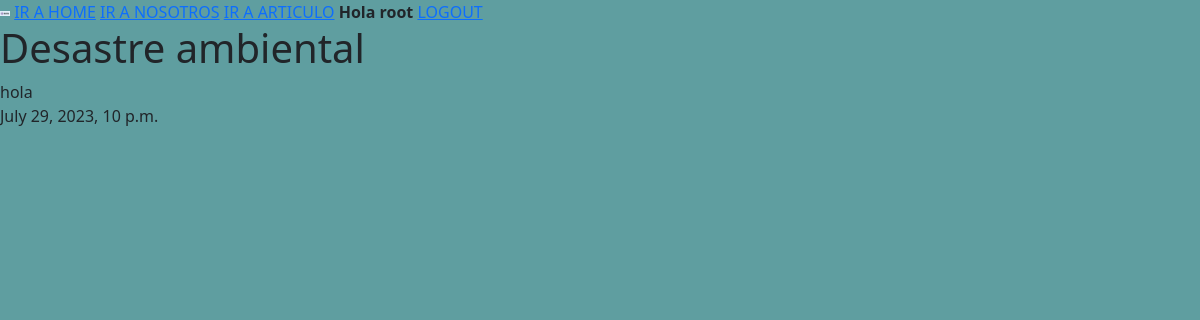
Screenshot of /articulo/listarArticulo/ (signed in) with the database file from the repository.
### apps/usuarios/models.py (models this page shows, shortened)
class Usuario(AbstractUser):
    imagen = models.ImageField(upload_to='usuarios', default='default-user.png')
    USUARIO_COLABORADOR = 'Colaborador'
    USUARIO_VISITANTE = 'Visitante'
    USUARIO_MIEMBRO = 'Miembro'
    USUARIO_SUPER = 'Superusuario'
    TIPOS_DE_USUARIO = [
        (USUARIO_COLABORADOR, 'Colaborador'), #is_superuser=False, is_staff=True
        (USUARIO_VISITANTE, 'Visitante'), #no es nada / no aparece en la base de datos
        (USUARIO_MIEMBRO, 'Miembro'), #is_superuser=False, is_staff=False
        (USUARIO_SUPER, 'Superusuario'), #is_superuser=True, is_staff=True
    ]
    tipo_usuario = models.CharField(max_length=20, choices=TIPOS_DE_USUARIO, default=USUARIO_MIEMBRO)

### apps/articulo/models.py (models this page shows, shortened)
class Articulo(models.Model):
    titulo = models.CharField(max_length=200)
    resumen = models.CharField(max_length=2000)
    contenido = models.TextField()
    fecha_publicacion = models.DateTimeField(auto_now_add=True)
    imagen = models.ImageField(upload_to= 'articulo')
    categoria_articulo = models.ForeignKey(Categoria, on_delete= models.CASCADE)
    author = models.ForeignKey(Usuario, on_delete=models.CASCADE) # default=Usuario.objects.get(is_superuser=True).pk)

### apps/articulo/views.py (the view)
# urls.py: path('listarArticulo/', views.mostrarArticulo.as_view()), #clase
class mostrarArticulo(ListView):
    model = Articulo
    template_name = 'articulo/listarArticulo.html'

### templates/articulo/listarArticulo.html
{% extends 'base.html' %}
{% load static %}
{% block contenido %}
    {% if object_list %}
        {% for p in object_list %}
        <h1>{{ p.titulo }}</h1>
        {{ p.contenido|safe }}
        <p>{{ p.fecha_publicacion }}</p>
        {% endfor %}
    {% else %}
        <h1>no hay articulo :)</h1>
    {% endif %}
{% endblock contenido %}

### templates/base.html (shortened to what this page needs)
{% load static %}
<!DOCTYPE html>
<html lang="en">
<head>
    <link rel="stylesheet" type="text/css" href="{% static 'css/main.css' %}">
    <link href="https://cdn.jsdelivr.net/npm/bootstrap@5.3.0/dist/css/bootstrap.min.css" rel="stylesheet">
</head>
<body class="contenedor">
    <div>
        <img src="{% static 'img/logo.jpg' %}" width="10">
        <a href="{% url 'home' %}">IR A HOME</a>
        <a href="{% url 'nosotros' %}">IR A NOSOTROS</a>
        <a href="{% url 'articulo:listar' %}">IR A ARTICULO</a>
        {% if user.is_authenticated %}
            <strong>Hola {{ user.username }}</strong>
            <a href="{% url 'logout' %}">LOGOUT</a>
        {% else %}
            <a href="{% url 'login' %}">LOGIN</a>
            <a href="{% url 'registro' %}">REGISTRO</a>
            {% endif %}
       </div>
    {% block contenido %}
    {% endblock contenido %}
</body>
</html>

### static/css/main.css (style rules this page uses)
.contenedor { background-color:cadetblue; }

### rows the page displays
Usuario: username "root"
Articulo: titulo "Desastre ambiental", contenido "hola", fecha_publicacion "July 29, 2023, 10 p.m."
